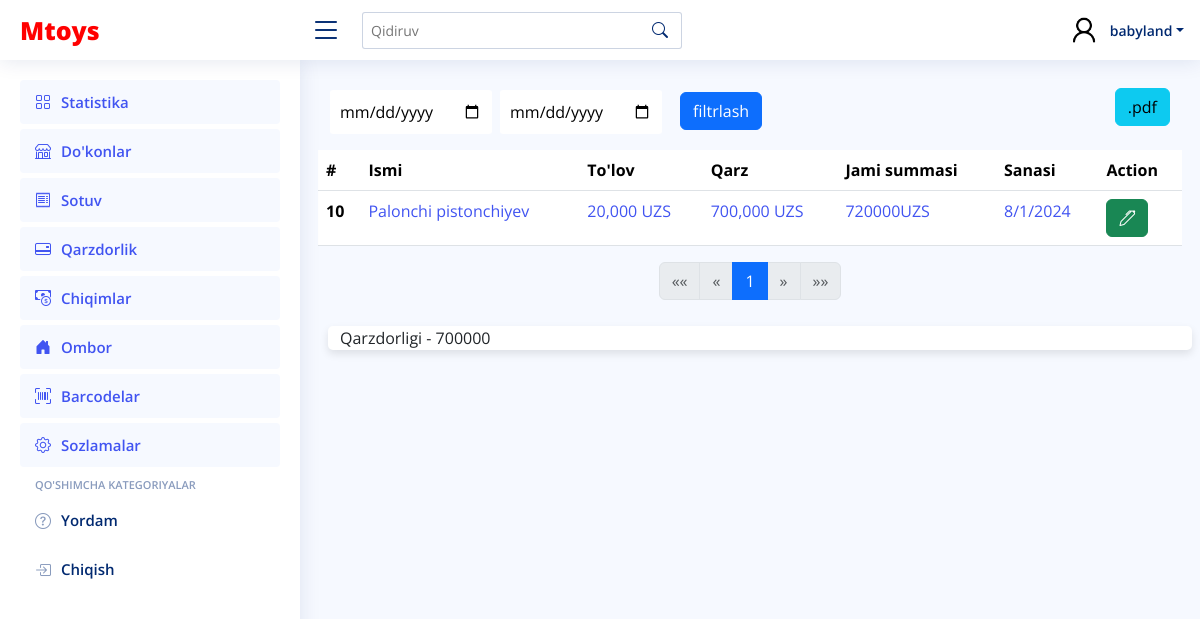
Before: /shop/3/ (signed in) with the older database file.
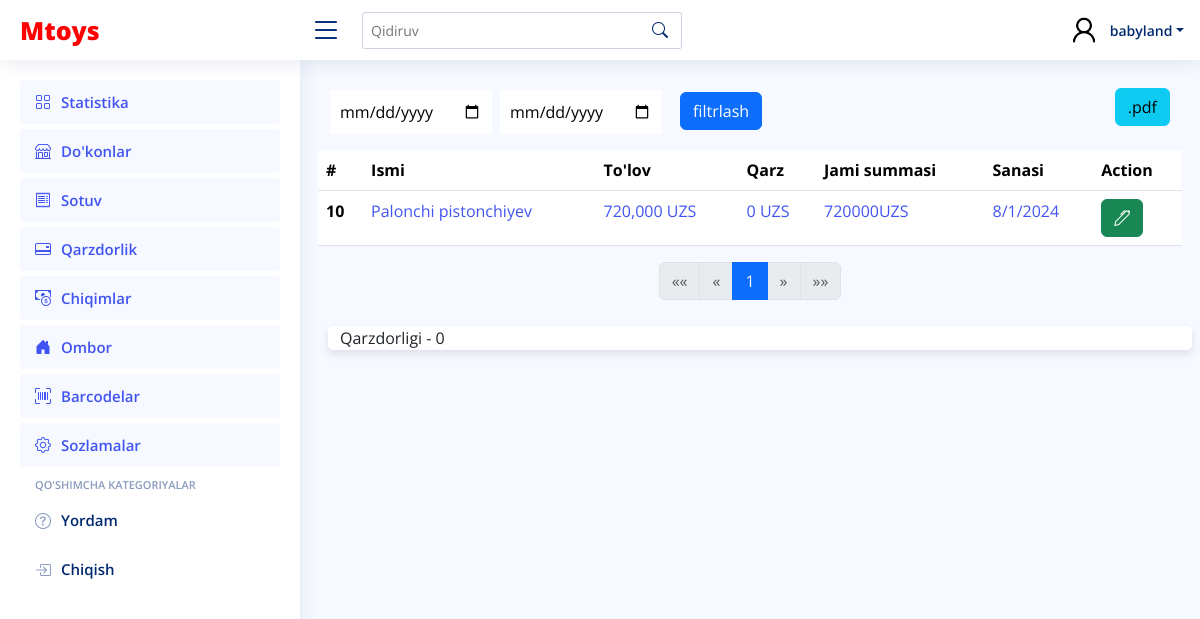
After: the same page with the newer database file.
### main_app/models.py (models this page shows, shortened)
class Sale(models.Model):
    payment = models.PositiveIntegerField(default=0)
    debt = models.PositiveIntegerField(default=0)
    date_added = models.DateField(auto_now_add=True)
    shop = models.ForeignKey(Shop, on_delete=models.CASCADE, related_name="sales")
    def get_amount(self):
        return sum([i.get_amount() for i in self.items.all()])

class Shop(models.Model):
    name = models.CharField(max_length=250)
    last_name = models.CharField(max_length=250)
    region = models.ForeignKey(Regions, on_delete=models.CASCADE, related_name="shops")

class SaleItems(models.Model):
    quantity = models.PositiveIntegerField(default=0)
    product = models.ForeignKey(Product, on_delete=models.CASCADE, related_name="sales")
    sale = models.ForeignKey(Sale, on_delete=models.CASCADE, related_name="items")
    def get_amount(self):
        overall =  self.product.sale_price * self.quantity
        if overall > 0:
            return overall
        else:
            return 0

class Product(models.Model):
    name = models.CharField(max_length=250)
    base_price = models.PositiveIntegerField(default=0)
    sale_price = models.PositiveIntegerField(default=0)
    amount = models.PositiveIntegerField(default=0)
    qr_code_id = models.CharField(max_length=250)

### main_app/views.py (the view, shortened to what this page needs)
# urls.py: path("shop/<int:pk>/", ShopDetailView.as_view(), name="shop_detail"),
@method_decorator(login_required, name='dispatch')
class ShopDetailView(ListView):
    template_name = "markets/shop_detail.html"
    model = Sale
    paginate_by = 10
    def get_queryset(self):
        shop = Shop.objects.get(id=self.kwargs["pk"])
        return Sale.objects.filter(shop=shop).order_by('date_added')
    def get_context_data(self, **kwargs):
        context = super().get_context_data(**kwargs)
        shop = Shop.objects.get(id=self.kwargs["pk"])
        context['shop'] = shop
        sale_items = Sale.objects.filter(shop=shop).order_by('date_added')
        paginator_sale_items = Paginator(sale_items, self.paginate_by)
        page_number_sale_items = self.request.GET.get('page')
        page_obj_sale_items = paginator_sale_items.get_page(page_number_sale_items)
        context["items"] = page_obj_sale_items
        context["debt"] = sum([ i.debt for i in sale_items])
        return context

### templates/markets/shop_detail.html (shortened to what the changed rows need)
{% extends 'wrapper.html' %}
{% load humanize %}
{% block content %}
<div class="row mt-3">
    {% if object_list %}
    <table class="table" >
    <thead>
      <tr>
        <th scope="col">#</th>
        <th scope="col">Ismi</th>
        <th scope="col">To'lov</th>
        <th scope="col">Qarz</th>
        <th scope="col">Jami summasi</th>
        <th scope="col">Sanasi</th>
        <th scope="col">Action</th>
      </tr>
    </thead>
    <tbody>
      {% for i in object_list %}
      <tr>
        <th scope="row">{{ i.id }}</th>
        <td><a href="{% url 'main_app:sale_detail' i.id %}">{{ i.shop.name }} {{ i.shop.last_name }}</a></td>
        <td><a href="{% url 'main_app:sale_detail' i.id %}">{{ i.payment|intcomma }} UZS</a></td>
        <td><a href="{% url 'main_app:sale_detail' i.id %}">{{ i.debt|intcomma }} UZS</a></td>
        <td><a href="{% url 'main_app:sale_detail' i.id %}">{{ i.get_amount }}UZS</a></td>
        <td><a href="{% url 'main_app:sale_detail' i.id %}">{{ i.date_added.month }}/{{ i.date_added.day }}/{{ i.date_added.year }}</a></td>
          <td>
            <form method="POST" class="d-flex justify-content-start align-items-center gap-3">
              <button type="button" class="btn btn-success edit-btn" data-id="{{ i.id }}" data-bs-toggle="modal"  data-bs-target="#editExpance"> <i class="bi bi-pen"></i></button>
            </form>
          </td>
      </tr>
      {% endfor %}
    </tbody>
    </table>
    {% else %}
    <div style="color: gray;font-size:20px;text-align:center">
        Bu do'kon hali savdo qilgani yo'q!!!
    </div>
    {% endif %}
</div>
<div class="row">
    <div class="card">
        Qarzdorligi - {{ debt }}
    </div>
</div>
{% endblock content %}

Changed rows visible on the page:
changed Sale "Palonchi": payment "20,000" → "720,000"; debt "700,000" → "0"
Other visible differences:
{{ debt }}: "700000" → "0"
